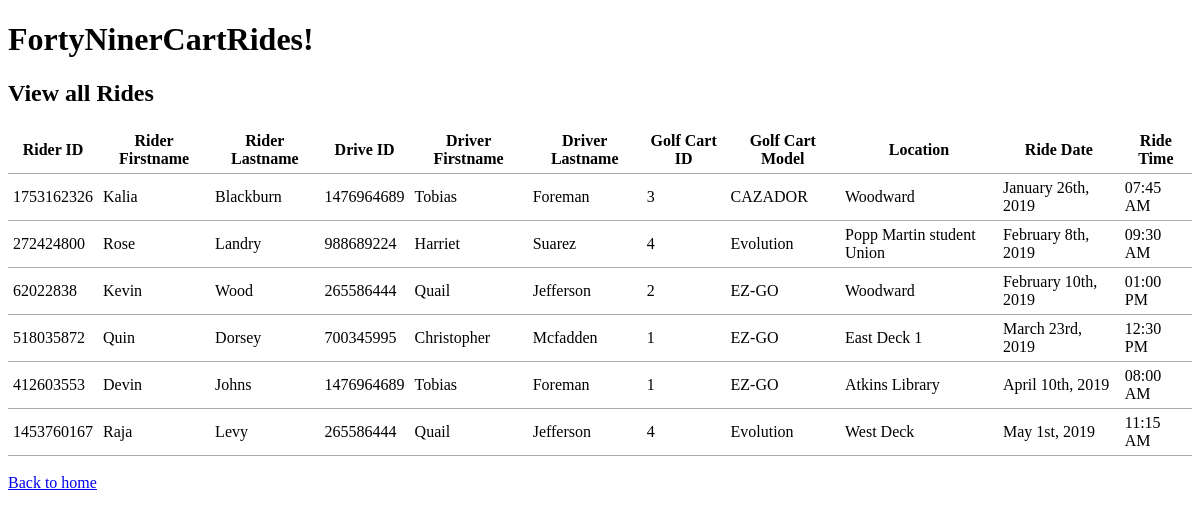
Page /view_all_rides.php on the committed database.
### tables this page shows
CREATE TABLE `ride` (
  `customer` int(11) NOT NULL,
  `driver` int(11) NOT NULL,
  `pickUpTime` datetime NOT NULL,
  `pickUplocation` text NOT NULL,
  `golfcart` int(11) NOT NULL,
  PRIMARY KEY (`customer`,`driver`,`pickUpTime`)
);

### common.php (called while the page is built, shortened)
<?php
function escape($html) {
    return htmlspecialchars($html, ENT_QUOTES | ENT_SUBSTITUTE, "UTF-8");
}

### public/view_all_rides.php (the view)
<?php
require "../config.php";
require "../common.php";
try  {
	$connection = new PDO($dsn, $username, $password, $options);
	$sql =  "SELECT r.customer,
			(SELECT Person.firstName FROM Person FORCE INDEX(Person_By_Type) WHERE personID = r.customer) AS
			customer_firstname,
			(SELECT Person.lastName FROM Person FORCE INDEX(Person_By_Type) WHERE personID = r.customer) AS
			customer_lastname,
			r.driver,
			(SELECT Person.firstName FROM Person FORCE INDEX(Person_By_Type) WHERE personID = r.driver) AS
			driver_firstname,
			(SELECT Person.lastName FROM Person FORCE INDEX(Person_By_Type) WHERE personID = r.driver) AS
			driver_lastname,
			r.golfCart,
			(SELECT g.Make FROM Golfcart g WHERE g.cartID = r.golfCart) AS golfcart_make,
			(SELECT l.locationName FROM location l WHERE l.locationID = r.pickupLocation) AS locationName,
			r.pickUpTime as 'date', r.pickUpTime as 'time'
			FROM Ride r ORDER BY r.pickUpTime";
	$statement = $connection->prepare($sql);
	$statement->execute();
	$result = $statement->fetchAll();
} catch(PDOException $error) {
		echo $sql . "<br>" . $error->getMessage();
}
?>
<?php require "templates/header.php"; ?>
<h2>View all Rides</h2>
<?php
if ($result && $statement->rowCount() > 0) { ?>
	<table>
		<thead>
			<tr>
				<th>Rider ID</th>
				<th>Rider Firstname</th>
				<th>Rider Lastname</th>
				<th>Drive ID</th>
				<th>Driver Firstname</th>
				<th>Driver Lastname</th>
				<th>Golf Cart ID</th>
				<th>Golf Cart Model</th>
				<th>Location</th>
				<th>Ride Date</th>
				<th>Ride Time</th>
			</tr>
		</thead>
		<tbody>
		<?php foreach ($result as $row) : ?>
			<tr>
				<td><?php echo escape($row["customer"]); ?></td>
				<td><?php echo escape($row["customer_firstname"]); ?></td>
				<td><?php echo escape($row["customer_lastname"]); ?></td>
				<td><?php echo escape($row["driver"]); ?></td>
				<td><?php echo escape($row["driver_firstname"]); ?></td>
				<td><?php echo escape($row["driver_lastname"]); ?></td>
				<td><?php echo escape($row["golfCart"]); ?></td>
				<td><?php echo escape($row["golfcart_make"]); ?></td>
				<td><?php echo escape($row["locationName"]); ?></td>
				<td><?php echo escape(date("F jS, Y", strtotime($row["date"]))); ?></td>
				<td><?php echo escape(date("h:i A", strtotime($row["time"]))); ?></td>
			</tr>
		<?php endforeach; ?>
		</tbody>
	</table>
	<?php } else { ?>
		<blockquote>No results found for <?php echo escape($_POST['location']); ?>.</blockquote>
	<?php } ?>
<br>
<a href="index.php">Back to home</a>
<?php require "templates/footer.php"; ?>

### public/templates/header.php (shortened to what this page needs)
<!doctype html>
<html lang="en">
<head>
	<link rel="stylesheet" href="css/style.css">
</head>
<body>
	<h1>FortyNinerCartRides!</h1>

### public/templates/footer.php
</body>
</html>

### public/css/style.css (style rules this page uses)
table { border-collapse: collapse; border-spacing: 0; }
td, th { padding: 5px; border-bottom: 1px solid #aaa; }

### rows in the picture
ride: customer "1753162326", customer_firstname "Kalia", customer_lastname "Blackburn", driver "1476964689", driver_firstname "Tobias", driver_lastname "Foreman", golfcart "3", golfcart_make "CAZADOR", locationName "Woodward", pickUpTime "January 26th, 2019", pickUpTime "07:45 AM"
ride: customer "272424800", customer_firstname "Rose", customer_lastname "Landry", driver "988689224", driver_firstname "Harriet", driver_lastname "Suarez", golfcart "4", golfcart_make "Evolution", locationName "Popp Martin student Union", pickUpTime "February 8th, 2019", pickUpTime "09:30 AM"
ride: customer "62022838", customer_firstname "Kevin", customer_lastname "Wood", driver "265586444", driver_firstname "Quail", driver_lastname "Jefferson", golfcart "2", golfcart_make "EZ-GO", locationName "Woodward", pickUpTime "February 10th, 2019", pickUpTime "01:00 PM"
ride: customer "518035872", customer_firstname "Quin", customer_lastname "Dorsey", driver "700345995", driver_firstname "Christopher", driver_lastname "Mcfadden", golfcart "1", golfcart_make "EZ-GO", locationName "East Deck 1", pickUpTime "March 23rd, 2019", pickUpTime "12:30 PM"
ride: customer "412603553", customer_firstname "Devin", customer_lastname "Johns", driver "1476964689", driver_firstname "Tobias", driver_lastname "Foreman", golfcart "1", golfcart_make "EZ-GO", locationName "Atkins Library", pickUpTime "April 10th, 2019", pickUpTime "08:00 AM"
ride: customer "1453760167", customer_firstname "Raja", customer_lastname "Levy", driver "265586444", driver_firstname "Quail", driver_lastname "Jefferson", golfcart "4", golfcart_make "Evolution", locationName "West Deck", pickUpTime "May 1st, 2019", pickUpTime "11:15 AM"
